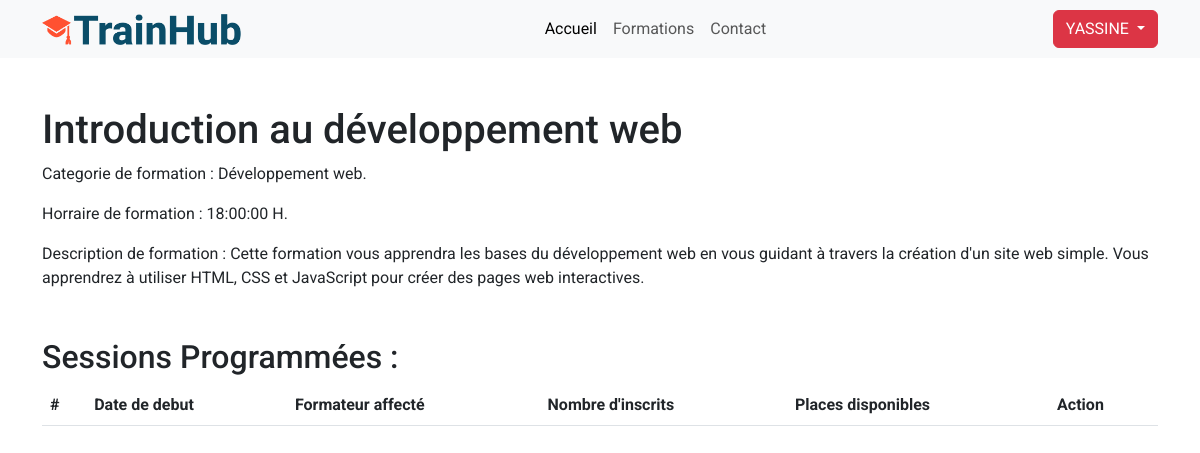
Screenshot of /details.php?id=1 (signed in) with the database file from the repository.
### tables this page shows
CREATE TABLE IF NOT EXISTS `formation` (
  `ID_FORMATION` int NOT NULL AUTO_INCREMENT,
  `ID_ADMIN` int NOT NULL,
  `SUJET_FORMATION` varchar(150) DEFAULT NULL,
  `CATEGORIE_FORMATION` varchar(30) DEFAULT NULL,
  `HORRAIRE_FORMATION` time DEFAULT NULL,
  `DESCRIPTIVE_FORMATION` varchar(1000) DEFAULT NULL,
  PRIMARY KEY (`ID_FORMATION`),
  KEY `FK_FORMATIO_CREER_ADMIN` (`ID_ADMIN`)
);

### details.php (the view, shortened to what this page needs)
<?php
include("./db_connection.php");
if (isset($_GET['id'])) {
  $id_formation = $_GET['id'];
}
?>
<!doctype html>
<html lang="en">
  <head>
    <link rel="stylesheet" href="styles.css">
    <link href="https://cdn.jsdelivr.net/npm/bootstrap@5.3.0-alpha3/dist/css/bootstrap.min.css" rel="stylesheet">
  </head>
  <body>
  <header class="sticky-top">
      <nav class="navbar navbar-expand-lg navbar-light bg-light">
        <div class="container">
          <a class="navbar-brand" href="index.php">
            <img src="icons/logo.png" alt="Logo" width="200">
          </a>
          <div class="collapse navbar-collapse" id="navbarNav">
            <ul class="navbar-nav mx-auto">
              <li class="nav-item">
                <a class="nav-link active" href="index.php">Accueil</a>
              </li>
              <li class="nav-item">
                <a class="nav-link" href="./formation.php">Formations</a>
              </li>
              <li class="nav-item">
                <a class="nav-link" href="#">Contact</a>
              </li>
            </ul>
            <div class="d-flex">
            <?php
                  if (isset($_SESSION['email'])) {
                      echo '
                      <div class="dropdown">
                        <button class="btn btn-danger dropdown-toggle text-uppercase" type="button" data-bs-toggle="dropdown" aria-expanded="false">
                          '. $_SESSION['full_name'] .'
                        </button>
                        <ul class="dropdown-menu">
                          <li><a class="dropdown-item" href="./profil.php">Mon Profil</a></li>
                          <li><a class="dropdown-item" href="#">Editer Mes Informations</a></li>
                          <li><hr class="dropdown-divider"></li>
                          <li><a class="dropdown-item" href="logout.php">Se Deconnecter</a></li>
                        </ul>
                      </div>';
                  } else {
                      echo '<a href="login.php" class="btn btn-outline-danger me-2" type="button">Login</a>
                      <a class="btn btn-danger" type="button">Sign up</a>';
                  }
                ?>
            </div>
          </div>
        </div>
      </nav>
    </header>
    <?php
      $formation_list_request = "SELECT * FROM `formation` WHERE formation.ID_FORMATION = '$id_formation'";
      $formation_list = $db_connection->prepare($formation_list_request);
      $formation_list->execute();
      $row = $formation_list->fetch(PDO::FETCH_ASSOC);
    ?>
    <section class="container my-5" >
      <h1><?php echo "$row[SUJET_FORMATION]" ?></h1>
      <p> Categorie de formation : <?php echo "$row[CATEGORIE_FORMATION]" ?>.</p>
      <p> Horraire de formation : <?php echo "$row[HORRAIRE_FORMATION]" ?> H.</p>
      <p> Description de formation : <?php echo "$row[DESCRIPTIVE_FORMATION]" ?></p>
    </section>
    <section class="container my-5">
      <h2>Sessions Programmées :</h2>
      <table class="table">
        <thead>
          <tr>
            <th scope="col">#</th>
            <th scope="col">Date de debut</th>
            <th scope="col">Formateur affecté</th>
            <th scope="col">Nombre d'inscrits</th>
            <th scope="col">Places disponibles</th>
            <th scope="col">Action</th>
          </tr>
        </thead>
      </table>
    </section>
</body>
</html>

### styles.css (style rules this page uses)
* { font-family: 'Roboto', sans-serif; }

### rows the page displays
formation: SUJET_FORMATION "Introduction au développement web", CATEGORIE_FORMATION "Développement web", HORRAIRE_FORMATION "18:00:00", DESCRIPTIVE_FORMATION "Cette formation vous apprendra les bases du développement web en vous guidant à travers la création d'un site web simple. Vous apprendrez à utiliser HTML, CSS et JavaScript pour créer des pages web interactives."

### other values shown
$_SESSION['full_name'] "YASSINE"
